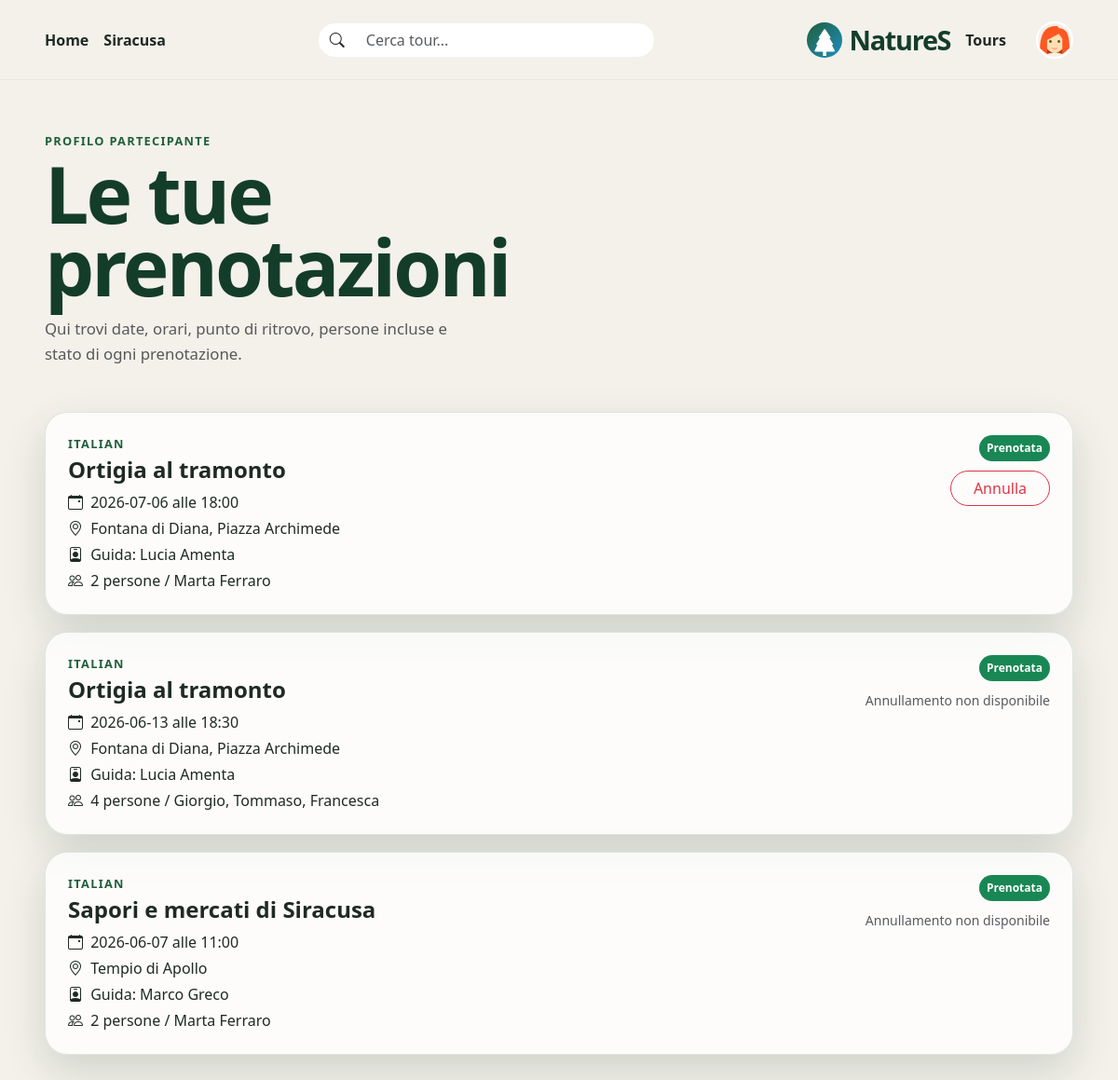
Screenshot of /participant/profile (signed in) with the database file from the repository.
### tables this page shows
CREATE TABLE tours (
    id INTEGER PRIMARY KEY AUTOINCREMENT,
    guide_id INTEGER NOT NULL,
    title TEXT NOT NULL,
    theme TEXT NOT NULL,
    meeting_point TEXT NOT NULL,
    duration_mins INTEGER NOT NULL CHECK (duration_mins > 0),
    language TEXT NOT NULL,
    max_participants INTEGER NOT NULL CHECK (max_participants > 0),
    description TEXT NOT NULL,
    created_at TEXT NOT NULL DEFAULT CURRENT_TIMESTAMP,
    FOREIGN KEY (guide_id) REFERENCES users (id) ON DELETE CASCADE
);

CREATE TABLE reservations (
    id INTEGER PRIMARY KEY AUTOINCREMENT,
    user_id INTEGER NOT NULL,
    tour_id INTEGER NOT NULL,
    tour_date TEXT NOT NULL,
    num_people INTEGER NOT NULL CHECK (num_people BETWEEN 1 AND 4),
    extra_names TEXT,
    status TEXT NOT NULL DEFAULT 'booked' CHECK (status IN ('booked', 'cancelled')),
    created_at TEXT NOT NULL DEFAULT CURRENT_TIMESTAMP,
    cancelled_at TEXT,
    FOREIGN KEY (user_id) REFERENCES users (id) ON DELETE CASCADE,
    FOREIGN KEY (tour_id) REFERENCES tours (id) ON DELETE CASCADE,
    UNIQUE (user_id, tour_id, tour_date)
);

CREATE TABLE tour_schedule (
    id INTEGER PRIMARY KEY AUTOINCREMENT,
    tour_id INTEGER NOT NULL,
    weekday INTEGER NOT NULL CHECK (weekday BETWEEN 0 AND 6),
    start_time TEXT NOT NULL,
    FOREIGN KEY (tour_id) REFERENCES tours (id) ON DELETE CASCADE,
    UNIQUE (tour_id, weekday)
);

CREATE TABLE users (
    id INTEGER PRIMARY KEY AUTOINCREMENT,
    first_name TEXT NOT NULL,
    last_name TEXT NOT NULL,
    email TEXT NOT NULL,
    password TEXT NOT NULL,
    role TEXT NOT NULL CHECK (role IN ('guide', 'participant')),
    languages TEXT,
    created_at TEXT NOT NULL DEFAULT CURRENT_TIMESTAMP,
    UNIQUE (email, role)
);

### app.py (the view)
@app.route("/participant/profile")
@login_required
def participant_profile():
    denied = require_role("participant")
    if denied:
        return denied
    conn = get_db_connection()
    rows = conn.execute(
        """
        SELECT reservations.*, tours.title, tours.meeting_point, tours.duration_mins,
               tours.language, users.first_name AS guide_first_name,
               users.last_name AS guide_last_name
        FROM reservations
        JOIN tours ON tours.id = reservations.tour_id
        JOIN users ON users.id = tours.guide_id
        WHERE reservations.user_id = ?
        ORDER BY reservations.tour_date DESC, reservations.id DESC
        """,
        (current_user.id,),
    ).fetchall()
    reservations = []
    now = dt.datetime.now()
    for row in rows:
        item = dict(row)
        tour_date = parse_iso_date(row["tour_date"])
        schedule = get_schedule_for_date(conn, row["tour_id"], tour_date)
        item["start_time"] = schedule["start_time"] if schedule else "-"
        item["can_cancel"] = False
        if row["status"] == "booked" and schedule:
            start_dt = tour_datetime(tour_date, schedule["start_time"])
            item["can_cancel"] = start_dt - now >= dt.timedelta(hours=24)
        reservations.append(item)
    conn.close()
    return render_template("participant_profile.html", reservations=reservations)

### app.py (called while the page is built)
@login_manager.user_loader
def load_user(user_id):
    conn = get_db_connection()
    user_row = conn.execute("SELECT * FROM users WHERE id = ?", (user_id,)).fetchone()
    conn.close()
    if user_row:
        return User(
            user_row["id"],
            user_row["email"],
            user_row["role"],
            user_row["first_name"],
            user_row["last_name"],
            user_row["languages"],
        )
    return None

@app.context_processor
def inject_constants():
    return {
        "LANGUAGES": LANGUAGES,
        "WEEKDAYS": WEEKDAYS,
        "WEEKDAY_NAMES": WEEKDAY_NAMES,
        "DURATION_FILTERS": DURATION_FILTERS,
    }

def parse_iso_date(value):
    try:
        return dt.date.fromisoformat(value)
    except (TypeError, ValueError):
        raise ValueError("Data non valida.")

def tour_datetime(tour_date, start_time):
    return dt.datetime.combine(tour_date, dt.time.fromisoformat(start_time))

def require_role(role):
    if not current_user.is_authenticated:
        return redirect(url_for("login", next=request.path))
    if current_user.role != role:
        flash("Questo account non ha i permessi per eseguire questa azione.", "warning")
        return redirect(url_for("index"))
    return None

def get_schedule_for_date(conn, tour_id, tour_date):
    return conn.execute(
        """
        SELECT * FROM tour_schedule
        WHERE tour_id = ? AND weekday = ?
        """,
        (tour_id, tour_date.weekday()),
    ).fetchone()

### db.py (called while the page is built)
def get_db_connection():
    conn = sqlite3.connect(DATABASE)
    conn.row_factory = sqlite3.Row
    conn.execute("PRAGMA foreign_keys = ON")
    return conn

### templates/participant_profile.html (shortened to what this page needs)
{% extends 'base.html' %}
{% block content %}
<main class="container-fluid px-3 px-lg-5 py-4 py-lg-5">
  <header class="mb-4 mb-lg-5">
    <p class="section-label mb-2">Profilo partecipante</p>
    <h1 class="homepage-title mb-3">Le tue prenotazioni</h1>
    <p class="homepage-text mb-0 text-muted">
      Qui trovi date, orari, punto di ritrovo, persone incluse e stato di ogni prenotazione.
    </p>
  </header>
  <section class="profile-list">
    {% for reservation in reservations %}
      <article class="profile-card">
        <div class="profile-card-main">
          <div>
            <p class="section-label mb-1">{{ reservation.language }}</p>
            <h2 class="h4 fw-bold mb-2">{{ reservation.title }}</h2>
            <p class="mb-1">
              <i class="bi bi-calendar-event me-1"></i>
              {{ reservation.tour_date }} alle {{ reservation.start_time }}
            </p>
            <p class="mb-1">
              <i class="bi bi-geo-alt me-1"></i>
              {{ reservation.meeting_point }}
            </p>
            <p class="mb-1">
              <i class="bi bi-person-badge me-1"></i>
              Guida: {{ reservation.guide_first_name }} {{ reservation.guide_last_name }}
            </p>
            <p class="mb-0">
              <i class="bi bi-people me-1"></i>
              {{ reservation.num_people }} persone
              {% if reservation.extra_names %}
                / {{ reservation.extra_names }}
              {% endif %}
            </p>
          </div>
          <div class="profile-card-actions">
            {% if reservation.status == 'booked' %}
              <span class="badge text-bg-success rounded-pill p-2">Prenotata</span>
            {% else %}
              <span class="badge text-bg-secondary rounded-pill p-2">Annullata</span>
            {% endif %}
            {% if reservation.can_cancel %}
              <form action="{{ url_for('cancel_reservation', reservation_id=reservation.id) }}" method="POST">
                <button class="btn btn-outline-danger rounded-pill px-4" type="submit">Annulla</button>
              </form>
            {% elif reservation.status == 'booked' %}
              <span class="small text-muted">Annullamento non disponibile</span>
            {% endif %}
          </div>
        </div>
      </article>
    {% else %}
      <div class="empty-state">
        <h2 class="h5 fw-bold">Nessuna prenotazione</h2>
        <p class="text-muted mb-3">Scegli un tour e prenota una data disponibile.</p>
        <a class="btn btn-dark rounded-pill px-4" href="{{ url_for('hiking') }}">Esplora tour</a>
      </div>
    {% endfor %}
  </section>
</main>
{% endblock %}

### static/assets/css/style.css (style rules this page uses)
:root { --nature-forest: #1f5f3b; --nature-forest-dark: #143d29; --nature-blue: #1f8fbf; --nature-stone: #f4f1ea; --nature-white: #ffffff; --nature-text: #1f2a24; --nature-shadow: 0 18px 45px rgba(20, 61, 41, 0.16); }
body { min-height: 100vh; background-color: var(--nature-stone); color: var(--nature-text); font-family: system-ui, -apple-system, BlinkMacSystemFont, "Segoe UI", sans-serif; }
.section-label { color: var(--nature-forest); font-size: 0.8rem; font-weight: 800; letter-spacing: 0.08rem; text-transform: uppercase; }
.homepage-title { max-width: 760px; font-size: clamp(2.6rem, 7vw, 5.8rem); font-weight: 850; line-height: 0.92; letter-spacing: -0.18rem; color: var(--nature-forest-dark); }
.homepage-text { max-width: 460px; color: #6f7c73; font-size: 1.05rem; line-height: 1.6; }
.profile-list { display: grid; gap: 18px; }
.profile-card { padding: 24px; border: 1px solid rgba(31, 95, 59, 0.14); border-radius: 24px; background: rgba(255, 255, 255, 0.78); box-shadow: var(--nature-shadow); }
.profile-card-main { display: flex; justify-content: space-between; gap: 24px; }
.profile-card-actions { display: flex; flex-direction: column; align-items: flex-end; gap: 10px; }

### rows the page displays
tours: language "ITALIAN" "ITALIAN", title "Ortigia al tramonto" "Ortigia al tramonto", meeting_point "Fontana di Diana, Piazza Archimede" "Fontana di Diana, Piazza Archimede"
reservations: tour_date "2026-07-06", extra_names "Marta Ferraro"
tour_schedule: start_time "18:00"
users: guide_first_name "Lucia" "Lucia", guide_last_name "Amenta" "Amenta"
reservations: tour_date "2026-06-13", extra_names "Giorgio, Tommaso, Francesca"
tour_schedule: start_time "18:30"
tours: language "ITALIAN", title "Sapori e mercati di Siracusa", meeting_point "Tempio di Apollo"
reservations: tour_date "2026-06-07", extra_names "Marta Ferraro"
tour_schedule: start_time "11:00"
users: guide_first_name "Marco", guide_last_name "Greco"

### other values shown
{{ reservation.num_people }} "2" "4" "2"
